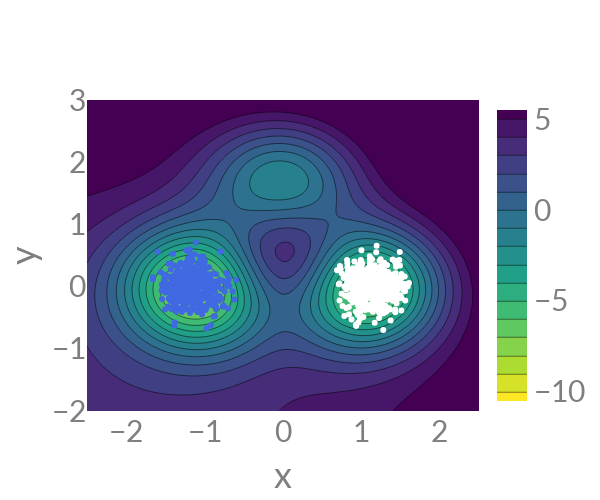

Source (notebook cell):
### Markdown cell above
# Generate sample configurations
Let's now generate sample configurations we will use as our input data set. These are meant to represent for example the results of molecular dynamics simulations.

### Code cell
x_state_a, y_state_a = np.random.multivariate_normal([-1.15,0], [[0.04, 0],[0,0.05]], 500).T
x_state_b, y_state_b = np.random.multivariate_normal([1.15,0], [[0.04, 0],[0,0.05]], 500).T

fig = go.Figure()

fig.add_trace(
    go.Contour(
        z=E_illustrate,
        x=x_illustrate, 
        y=y_illustrate,
        reversescale = True,
        colorscale = "viridis",
        contours=dict(
            start=-10,
            end=5,
            size=1,
        ),
    )
)

fig.add_trace(
    go.Scatter(
        x=x_state_a,
        y=y_state_a,
        mode="markers",
        name='',
        marker_color="royalblue"
    ))

fig.add_trace(
    go.Scatter(
        x=x_state_b,
        y=y_state_b,
        mode="markers",
        name='',
        marker_color="white"
    ))

# fig.update_xaxes(range=[-3,3])
# fig.update_yaxes(range=[-7,7])

fig.update_layout(
    #title="Plot Title",
    width=600,
    height=500,
    font=dict(
        family="Lato",
        size=30,
        color="#7f7f7f"
    ),
    xaxis_title="x",
    yaxis_title="y",
    xaxis = dict(
        tickmode = 'linear',
        tick0 = -3,
        dtick = 1
    )
)

fig.show()
#fig.write_image("images/double_well_with_points.pdf")

### Figure 1 — Plotly figure (JSON) as saved in the notebook; plotly's stock layout.template omitted (floating-point values rounded to 4 significant figures; data arrays with more than 128 entries replaced by an {"elided": "..."} marker saying what was removed)
{"data": [{"colorscale": [[0, "#440154"], [0.1111, "#482878"], [0.2222, "#3e4989"], [0.3333, "#31688e"], [0.4444, "#26828e"], [0.5556, "#1f9e89"], [0.6667, "#35b779"], [0.7778, "#6ece58"], [0.8889, "#b5de2b"], [1, "#fde725"]], "contours": {"end": 5, "size": 1, "start": -10}, "reversescale": true, "type": "contour", "x": [-2.5, -2.449, -2.399, -2.348, -2.298, -2.247, -2.197, -2.146, -2.096, -2.045, -1.995, -1.944, -1.894, -1.843, -1.793, -1.742, -1.692, -1.641, -1.591, -1.54, -1.49, -1.439, -1.389, -1.338, -1.288, -1.237, -1.187, -1.136, -1.086, -1.035, -0.9848, -0.9343, -0.8838, -0.8333, -0.7828, -0.7323, -0.6818, -0.6313, -0.5808, -0.5303, -0.4798, -0.4293, -0.3788, -0.3283, -0.2778, -0.2273, -0.1768, -0.1263, -0.07576, -0.02525, 0.02525, 0.07576, 0.1263, 0.1768, 0.2273, 0.2778, 0.3283, 0.3788, 0.4293, 0.4798, 0.5303, 0.5808, 0.6313, 0.6818, 0.7323, 0.7828, 0.8333, 0.8838, 0.9343, 0.9848, 1.035, 1.086, 1.136, 1.187, 1.237, 1.288, 1.338, 1.389, 1.439, 1.49, 1.54, 1.591, 1.641, 1.692, 1.742, 1.793, 1.843, 1.894, 1.944, 1.995, 2.045, 2.096, 2.146, 2.197, 2.247, 2.298, 2.348, 2.399, 2.449, 2.5], "y": [-2, -1.949, -1.899, -1.848, -1.798, -1.747, -1.697, -1.646, -1.596, -1.545, -1.495, -1.444, -1.394, -1.343, -1.293, -1.242, -1.192, -1.141, -1.091, -1.04, -0.9899, -0.9394, -0.8889, -0.8384, -0.7879, -0.7374, -0.6869, -0.6364, -0.5859, -0.5354, -0.4848, -0.4343, -0.3838, -0.3333, -0.2828, -0.2323, -0.1818, -0.1313, -0.08081, -0.0303, 0.0202, 0.07071, 0.1212, 0.1717, 0.2222, 0.2727, 0.3232, 0.3737, 0.4242, 0.4747, 0.5253, 0.5758, 0.6263, 0.6768, 0.7273, 0.7778, 0.8283, 0.8788, 0.9293, 0.9798, 1.03, 1.081, 1.131, 1.182, 1.232, 1.283, 1.333, 1.384, 1.434, 1.485, 1.535, 1.586, 1.636, 1.687, 1.737, 1.788, 1.838, 1.889, 1.939, 1.99, 2.04, 2.091, 2.141, 2.192, 2.242, 2.293, 2.343, 2.394, 2.444, 2.495, 2.545, 2.596, 2.646, 2.697, 2.747, 2.798, 2.848, 2.899, 2.949, 3], "z": {"elided": "100x100 float values"}}, {"marker": {"color": "royalblue"}, "mode": "markers", "name": "", "type": "scatter", "x": {"elided": "500 float values"}, "y": {"elided": "500 float values"}}, {"marker": {"color": "white"}, "mode": "markers", "name": "", "type": "scatter", "x": {"elided": "500 float values"}, "y": {"elided": "500 float values"}}], "layout": {"font": {"color": "#7f7f7f", "family": "Lato", "size": 30}, "height": 500, "width": 600, "xaxis": {"dtick": 1, "tick0": -3, "tickmode": "linear", "title": {"text": "x"}}, "yaxis": {"title": {"text": "y"}}}}
